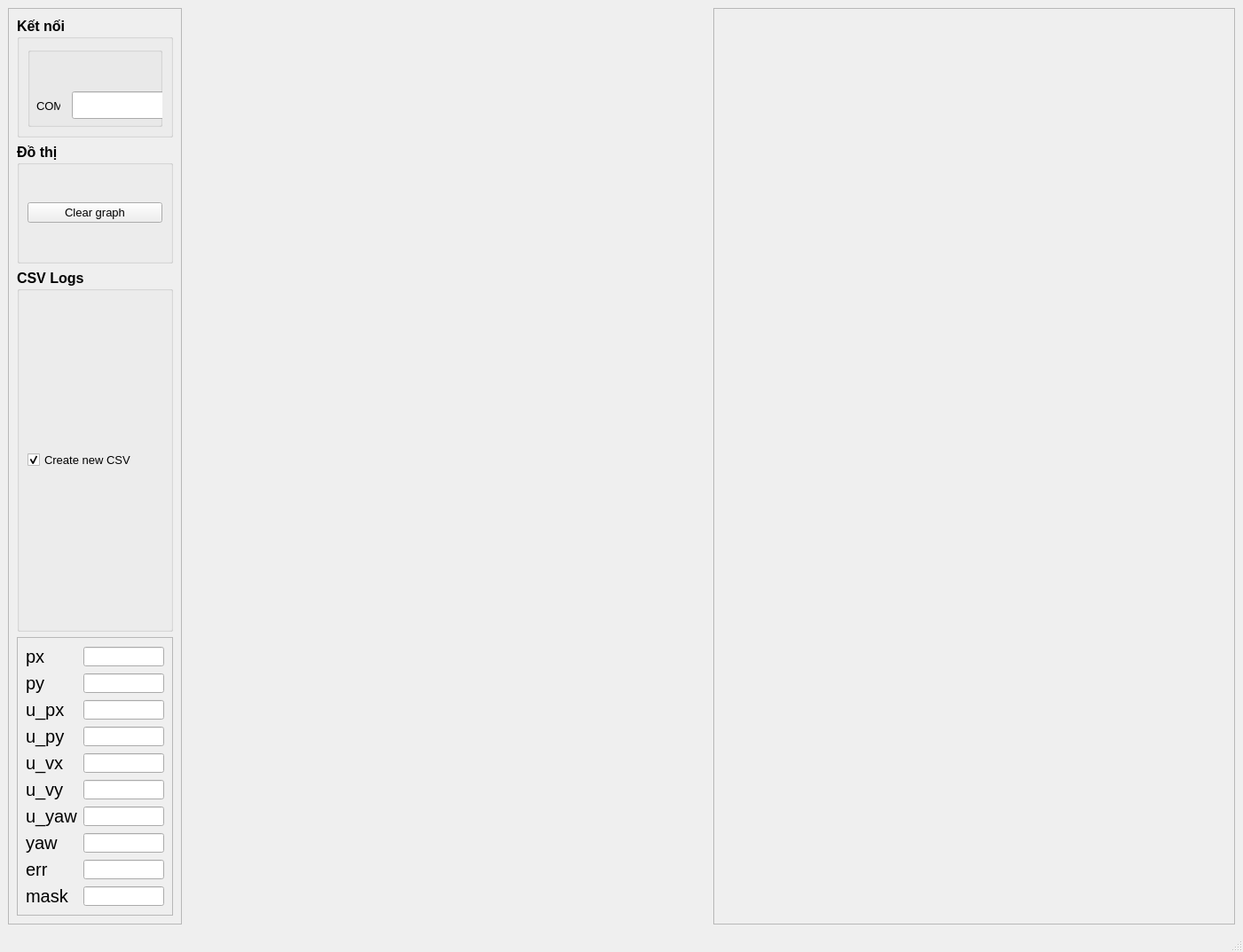
<?xml version="1.0" encoding="UTF-8"?>
<ui version="4.0">
 <class>MainWindow</class>
 <widget class="QMainWindow" name="MainWindow">
  <property name="geometry">
   <rect>
    <x>0</x>
    <y>0</y>
    <width>1401</width>
    <height>1073</height>
   </rect>
  </property>
  <property name="windowTitle">
   <string>Robot Control Panel</string>
  </property>
  <widget class="QWidget" name="centralwidget">
   <layout class="QHBoxLayout" name="horizontalLayout" stretch="1,3,3">
    <item>
     <widget class="QFrame" name="frame_controlPanel">
      <property name="frameShape">
       <enum>QFrame::StyledPanel</enum>
      </property>
      <property name="frameShadow">
       <enum>QFrame::Raised</enum>
      </property>
      <layout class="QVBoxLayout" name="verticalLayout" stretch="1,1,3">
       <item>
        <widget class="QGroupBox" name="groupBox_connect">
         <property name="font">
          <font>
           <pointsize>12</pointsize>
           <weight>75</weight>
           <italic>false</italic>
           <bold>true</bold>
           <strikeout>false</strikeout>
          </font>
         </property>
         <property name="title">
          <string>Kết nối</string>
         </property>
         <layout class="QGridLayout" name="gridLayout_7">
          <item row="0" column="0" colspan="2">
           <widget class="QGroupBox" name="groupBox_server">
            <property name="font">
             <font>
              <pointsize>10</pointsize>
              <weight>50</weight>
              <bold>false</bold>
             </font>
            </property>
            <property name="title">
             <string/>
            </property>
            <widget class="QLabel" name="label_IPAddress">
             <property name="geometry">
              <rect>
               <x>10</x>
               <y>58</y>
               <width>27</width>
               <height>16</height>
              </rect>
             </property>
             <property name="font">
              <font>
               <pointsize>10</pointsize>
               <weight>50</weight>
               <bold>false</bold>
              </font>
             </property>
             <property name="text">
              <string>COM</string>
             </property>
            </widget>
            <widget class="QLineEdit" name="lineEdit_COM">
             <property name="geometry">
              <rect>
               <x>50</x>
               <y>50</y>
               <width>171</width>
               <height>31</height>
              </rect>
             </property>
            </widget>
           </widget>
          </item>
         </layout>
        </widget>
       </item>
       <item>
        <widget class="QGroupBox" name="groupBox_graph">
         <property name="font">
          <font>
           <pointsize>12</pointsize>
           <weight>75</weight>
           <bold>true</bold>
          </font>
         </property>
         <property name="title">
          <string>Đồ thị</string>
         </property>
         <layout class="QGridLayout" name="gridLayout_4">
          <item row="0" column="0">
           <widget class="QPushButton" name="pushButton_clearGraph">
            <property name="font">
             <font>
              <pointsize>10</pointsize>
              <weight>50</weight>
              <bold>false</bold>
             </font>
            </property>
            <property name="text">
             <string>Clear graph</string>
            </property>
           </widget>
          </item>
         </layout>
        </widget>
       </item>
       <item>
        <widget class="QGroupBox" name="groupBox_csv">
         <property name="font">
          <font>
           <pointsize>12</pointsize>
           <weight>75</weight>
           <bold>true</bold>
          </font>
         </property>
         <property name="title">
          <string>CSV Logs</string>
         </property>
         <layout class="QGridLayout" name="gridLayout_csv">
          <item row="0" column="0">
           <widget class="QCheckBox" name="checkBox_createCsv">
            <property name="font">
             <font>
              <pointsize>10</pointsize>
              <weight>50</weight>
              <bold>false</bold>
             </font>
            </property>
            <property name="text">
             <string>Create new CSV</string>
            </property>
            <property name="checked">
             <bool>true</bool>
            </property>
           </widget>
          </item>
         </layout>
        </widget>
       </item>
       <item>
        <widget class="QFrame" name="frame_4">
         <property name="frameShape">
          <enum>QFrame::StyledPanel</enum>
         </property>
         <property name="frameShadow">
          <enum>QFrame::Raised</enum>
         </property>
         <layout class="QGridLayout" name="gridLayout">
          <item row="0" column="0">
           <widget class="QLabel" name="label_paramsTrajConfig_7">
            <property name="font">
             <font>
              <pointsize>15</pointsize>
              <weight>50</weight>
              <bold>false</bold>
             </font>
            </property>
            <property name="text">
             <string>px</string>
            </property>
           </widget>
          </item>
          <item row="0" column="1">
           <widget class="QLineEdit" name="lineEdit_stm_px"/>
          </item>
          <item row="1" column="0">
           <widget class="QLabel" name="label_paramsTrajConfig_8">
            <property name="font">
             <font>
              <pointsize>15</pointsize>
              <weight>50</weight>
              <bold>false</bold>
             </font>
            </property>
            <property name="text">
             <string>py</string>
            </property>
           </widget>
          </item>
          <item row="1" column="1">
           <widget class="QLineEdit" name="lineEdit_stm_py"/>
          </item>
          <item row="2" column="0">
           <widget class="QLabel" name="label_paramsTrajConfig_11">
            <property name="font">
             <font>
              <pointsize>15</pointsize>
              <weight>50</weight>
              <bold>false</bold>
             </font>
            </property>
            <property name="text">
             <string>u_px</string>
            </property>
           </widget>
          </item>
          <item row="2" column="1">
           <widget class="QLineEdit" name="lineEdit_ukf_px"/>
          </item>
          <item row="3" column="0">
           <widget class="QLabel" name="label_paramsTrajConfig_12">
            <property name="font">
             <font>
              <pointsize>15</pointsize>
              <weight>50</weight>
              <bold>false</bold>
             </font>
            </property>
            <property name="text">
             <string>u_py</string>
            </property>
           </widget>
          </item>
          <item row="3" column="1">
           <widget class="QLineEdit" name="lineEdit_ukf_py"/>
          </item>
          <item row="4" column="0">
           <widget class="QLabel" name="label_paramsTrajConfig_13">
            <property name="font">
             <font>
              <pointsize>15</pointsize>
              <weight>50</weight>
              <bold>false</bold>
             </font>
            </property>
            <property name="text">
             <string>u_vx</string>
            </property>
           </widget>
          </item>
          <item row="4" column="1">
           <widget class="QLineEdit" name="lineEdit_ukf_vx"/>
          </item>
          <item row="5" column="0">
           <widget class="QLabel" name="label_paramsTrajConfig_15">
            <property name="font">
             <font>
              <pointsize>15</pointsize>
              <weight>50</weight>
              <bold>false</bold>
             </font>
            </property>
            <property name="text">
             <string>u_vy</string>
            </property>
           </widget>
          </item>
          <item row="5" column="1">
           <widget class="QLineEdit" name="lineEdit_ukf_vy"/>
          </item>
          <item row="6" column="0">
           <widget class="QLabel" name="label_paramsTrajConfig_10">
            <property name="font">
             <font>
              <pointsize>15</pointsize>
              <weight>50</weight>
              <bold>false</bold>
             </font>
            </property>
            <property name="text">
             <string>u_yaw</string>
            </property>
           </widget>
          </item>
          <item row="6" column="1">
           <widget class="QLineEdit" name="lineEdit_ukf_yaw"/>
          </item>
          <item row="7" column="0">
           <widget class="QLabel" name="label_paramsTrajConfig_9">
            <property name="font">
             <font>
              <pointsize>15</pointsize>
              <weight>50</weight>
              <bold>false</bold>
             </font>
            </property>
            <property name="text">
             <string>yaw</string>
            </property>
           </widget>
          </item>
          <item row="7" column="1">
           <widget class="QLineEdit" name="lineEdit_yaw"/>
          </item>
          <item row="8" column="0">
           <widget class="QLabel" name="label_paramsTrajConfig_14">
            <property name="font">
             <font>
              <pointsize>15</pointsize>
              <weight>50</weight>
              <bold>false</bold>
             </font>
            </property>
            <property name="text">
             <string>err</string>
            </property>
           </widget>
          </item>
          <item row="8" column="1">
           <widget class="QLineEdit" name="lineEdit_err"/>
          </item>
          <item row="9" column="0">
           <widget class="QLabel" name="label_paramsTrajConfig_16">
            <property name="font">
             <font>
              <pointsize>15</pointsize>
              <weight>50</weight>
              <bold>false</bold>
             </font>
            </property>
            <property name="text">
             <string>mask</string>
            </property>
           </widget>
          </item>
          <item row="9" column="1">
           <widget class="QLineEdit" name="lineEdit_mask"/>
          </item>
         </layout>
        </widget>
       </item>
      </layout>
     </widget>
    </item>
    <item>
     <widget class="PlotWidget" name="graph_pos" native="true"/>
    </item>
    <item>
     <widget class="QFrame" name="frame">
      <property name="frameShape">
       <enum>QFrame::StyledPanel</enum>
      </property>
      <property name="frameShadow">
       <enum>QFrame::Raised</enum>
      </property>
      <layout class="QGridLayout" name="gridLayout_2">
       <item row="0" column="0">
        <widget class="PlotWidget" name="graph_d" native="true"/>
       </item>
      </layout>
     </widget>
    </item>
   </layout>
  </widget>
  <widget class="QMenuBar" name="menubar">
   <property name="geometry">
    <rect>
     <x>0</x>
     <y>0</y>
     <width>1401</width>
     <height>21</height>
    </rect>
   </property>
  </widget>
  <widget class="QStatusBar" name="statusbar"/>
 </widget>
 <customwidgets>
  <customwidget>
   <class>PlotWidget</class>
   <extends>QWidget</extends>
   <header location="global">pyqtgraph.h</header>
   <container>1</container>
  </customwidget>
 </customwidgets>
 <resources/>
 <connections/>
</ui>
